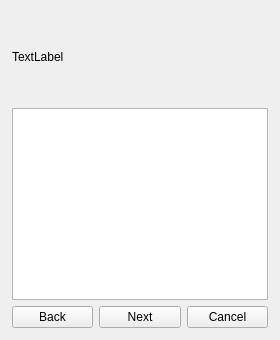
                <widget class="QWidget" name="wizard">
                 <layout class="QVBoxLayout" name="verticalLayout_5">
                  <property name="margin">
                   <number>12</number>
                  </property>
                  <item>
                   <widget class="QLabel" name="wzText">
                    <property name="sizePolicy">
                     <sizepolicy hsizetype="Preferred" vsizetype="Minimum">
                      <horstretch>0</horstretch>
                      <verstretch>0</verstretch>
                     </sizepolicy>
                    </property>
                    <property name="minimumSize">
                     <size>
                      <width>0</width>
                      <height>90</height>
                     </size>
                    </property>
                    <property name="text">
                     <string>TextLabel</string>
                    </property>
                    <property name="wordWrap">
                     <bool>true</bool>
                    </property>
                   </widget>
                  </item>
                  <item>
                   <layout class="QHBoxLayout" name="horizontalLayout_4">
                    <item>
                     <widget class="QGraphicsView" name="graphicsView"/>
                    </item>
                    <item>
                     <layout class="QVBoxLayout" name="checkBoxesLayout"/>
                    </item>
                   </layout>
                  </item>
                  <item>
                   <layout class="QHBoxLayout" name="horizontalLayout_3">
                    <item>
                     <widget class="QPushButton" name="wzBack">
                      <property name="text">
                       <string>Back</string>
                      </property>
                     </widget>
                    </item>
                    <item>
                     <widget class="QPushButton" name="wzNext">
                      <property name="text">
                       <string>Next</string>
                      </property>
                     </widget>
                    </item>
                    <item>
                     <widget class="QPushButton" name="wzCancel">
                      <property name="text">
                       <string>Cancel</string>
                      </property>
                     </widget>
                    </item>
                   </layout>
                  </item>
                 </layout>
                </widget>
